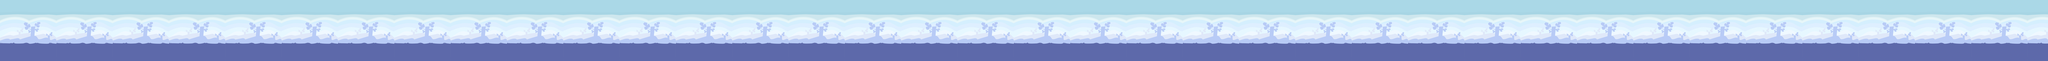

Tiled map render using the project's own tile images. Description and the map definition, with tile-layer contents summarised, below:
An orthogonal 800x24 tile map with 32x32 px tiles, 2 tile layers (joker, Background) and 363 objects.

<map version="1.0" orientation="orthogonal" width="800" height="24" tilewidth="32" tileheight="32">
 <tileset firstgid="1" name="tilemap5.5" tilewidth="32" tileheight="32">
  <image source="tilemap5.5.png" width="832" height="768" />
 </tileset>
 <objectgroup name="Collision" width="800" height="24">
  <object x="2" y="610" width="59" height="59" />
  <object x="66" y="610" width="59" height="59" />
  <object x="130" y="610" width="59" height="59" />
  <object x="194" y="610" width="59" height="59" />
  <object x="258" y="610" width="59" height="59" />
  <object x="322" y="610" width="59" height="59" />
  <object x="450" y="610" width="59" height="59" />
  <object x="386" y="610" width="59" height="59" />
  <object x="834" y="610" width="59" height="59" />
  <object x="898" y="610" width="59" height="59" />
  <object x="514" y="610" width="59" height="59" />
  <object x="962" y="610" width="59" height="59" />
  <object x="578" y="610" width="59" height="59" />
  <object x="706" y="610" width="59" height="59" />
  <object x="642" y="610" width="59" height="59" />
  <object x="770" y="610" width="59" height="59" />
  <object x="322" y="354" width="59" height="59" />
  <object x="386" y="354" width="59" height="59" />
  <object x="2" y="354" width="59" height="59" />
  <object x="706" y="354" width="59" height="59" />
  <object x="962" y="354" width="59" height="59" />
  <object x="898" y="354" width="59" height="59" />
  <object x="450" y="354" width="59" height="59" />
  <object x="770" y="354" width="59" height="59" />
  <object x="834" y="354" width="59" height="59" />
  <object x="66" y="354" width="59" height="59" />
  <object x="194" y="354" width="59" height="59" />
  <object x="130" y="354" width="59" height="59" />
  <object x="642" y="354" width="59" height="59" />
  <object x="578" y="354" width="59" height="59" />
  <object x="514" y="354" width="59" height="59" />
  <object x="258" y="354" width="59" height="59" />
  <object x="1218" y="610" width="59" height="59" />
  <object x="1154" y="354" width="59" height="59" />
  <object x="1282" y="354" width="59" height="59" />
  <object x="1026" y="354" width="59" height="59" />
  <object x="1026" y="610" width="59" height="59" />
  <object x="1090" y="354" width="59" height="59" />
  <object x="1090" y="610" width="59" height="59" />
  <object x="1218" y="354" width="59" height="59" />
  <object x="1282" y="610" width="59" height="59" />
  <object x="1154" y="610" width="59" height="59" />
  <object x="1346" y="354" width="59" height="59" />
  <object x="1602" y="610" width="59" height="59" />
  <object x="1474" y="610" width="59" height="59" />
  <object x="1538" y="354" width="59" height="59" />
  <object x="1986" y="610" width="59" height="59" />
  <object x="2050" y="610" width="59" height="59" />
  <object x="1346" y="610" width="59" height="59" />
  <object x="1730" y="354" width="59" height="59" />
  <object x="1794" y="610" width="59" height="59" />
  <object x="1666" y="610" width="59" height="59" />
  <object x="1922" y="354" width="59" height="59" />
  <object x="1858" y="610" width="59" height="59" />
  <object x="1730" y="610" width="59" height="59" />
  <object x="1410" y="610" width="59" height="59" />
  <object x="1666" y="354" width="59" height="59" />
  <object x="1538" y="610" width="59" height="59" />
  <object x="1794" y="354" width="59" height="59" />
  <object x="1474" y="354" width="59" height="59" />
  <object x="2050" y="354" width="59" height="59" />
  <object x="1922" y="610" width="59" height="59" />
  <object x="1986" y="354" width="59" height="59" />
  <object x="1410" y="354" width="59" height="59" />
  <object x="1602" y="354" width="59" height="59" />
  <object x="1858" y="354" width="59" height="59" />
  <object x="3074" y="418" width="59" height="59" />
  <object x="4162" y="290" width="59" height="59" />
  <object x="3586" y="354" width="59" height="59" />
  <object x="4290" y="226" width="59" height="59" />
  <object x="3650" y="354" width="59" height="59" />
  <object x="3970" y="354" width="59" height="59" />
  <object x="3842" y="354" width="59" height="59" />
  <object x="3522" y="354" width="59" height="59" />
  <object x="3714" y="354" width="59" height="59" />
  <object x="4097" y="354" width="59" height="59" />
  <object x="3330" y="354" width="59" height="59" />
  <object x="4226" y="226" width="59" height="59" />
  <object x="3394" y="354" width="59" height="59" />
  <object x="3458" y="354" width="59" height="59" />
  <object x="4034" y="354" width="59" height="59" />
  <object x="3778" y="354" width="59" height="59" />
  <object x="3906" y="354" width="59" height="59" />
  <object x="4226" y="482" width="59" height="59" />
  <object x="4034" y="610" width="59" height="59" />
  <object x="3586" y="610" width="59" height="59" />
  <object x="4162" y="546" width="59" height="59" />
  <object x="4097" y="610" width="59" height="59" />
  <object x="3906" y="610" width="59" height="59" />
  <object x="3778" y="610" width="59" height="59" />
  <object x="3458" y="610" width="59" height="59" />
  <object x="3330" y="610" width="59" height="59" />
  <object x="3714" y="610" width="59" height="59" />
  <object x="3842" y="610" width="59" height="59" />
  <object x="4290" y="418" width="59" height="59" />
  <object x="3394" y="610" width="59" height="59" />
  <object x="3522" y="610" width="59" height="59" />
  <object x="3970" y="610" width="59" height="59" />
  <object x="3650" y="610" width="59" height="59" />
  <object x="6882" y="418" width="59" height="59" />
  <object x="7074" y="418" width="59" height="59" />
  <object x="6754" y="418" width="59" height="59" />
  <object x="7010" y="418" width="59" height="59" />
  <object x="6818" y="418" width="59" height="59" />
  <object x="6946" y="418" width="59" height="59" />
  <object x="7266" y="418" width="59" height="59" />
  <object x="7458" y="418" width="59" height="59" />
  <object x="7138" y="418" width="59" height="59" />
  <object x="7394" y="418" width="59" height="59" />
  <object x="7202" y="418" width="59" height="59" />
  <object x="7330" y="418" width="59" height="59" />
  <object x="7778" y="418" width="59" height="59" />
  <object x="7906" y="418" width="59" height="59" />
  <object x="7650" y="418" width="59" height="59" />
  <object x="7714" y="418" width="59" height="59" />
  <object x="7586" y="418" width="59" height="59" />
  <object x="7522" y="418" width="59" height="59" />
  <object x="7842" y="418" width="59" height="59" />
  <object x="9410" y="290" width="59" height="59" />
  <object x="9218" y="290" width="59" height="59" />
  <object x="9346" y="290" width="59" height="59" />
  <object x="9090" y="226" width="59" height="59" />
  <object x="9474" y="354" width="59" height="59" />
  <object x="9154" y="226" width="59" height="59" />
  <object x="9282" y="290" width="59" height="59" />
  <object x="9026" y="226" width="59" height="59" />
  <object x="8962" y="226" width="59" height="59" />
  <object x="8898" y="226" width="59" height="59" />
  <object x="9538" y="354" width="59" height="59" />
  </objectgroup>
 <objectgroup name="collision2" width="800" height="24">
  <!-- 162 objects omitted --></objectgroup>
 <objectgroup name="collision3" width="800" height="24">
  <!-- 6 objects omitted --></objectgroup>
 <objectgroup name="Coin" width="800" height="24">
  <!-- 29 objects omitted --></objectgroup>
 <objectgroup name="Coin1" width="800" height="24">
  <!-- 3 objects omitted --></objectgroup>
 <objectgroup name="Coin2" width="800" height="24" />
 <objectgroup name="Coin3" width="800" height="24" />
 <layer name="joker" width="800" height="24">
  <data>[19200 cells, 0 non-empty, 0 distinct tile ids]</data>
 </layer>
 <layer name="Background" width="800" height="24">
  <data>[19200 cells, 19200 non-empty, 528 distinct tile ids]</data>
 </layer>
</map>
<!-- 234 of 363 objects omitted -->
